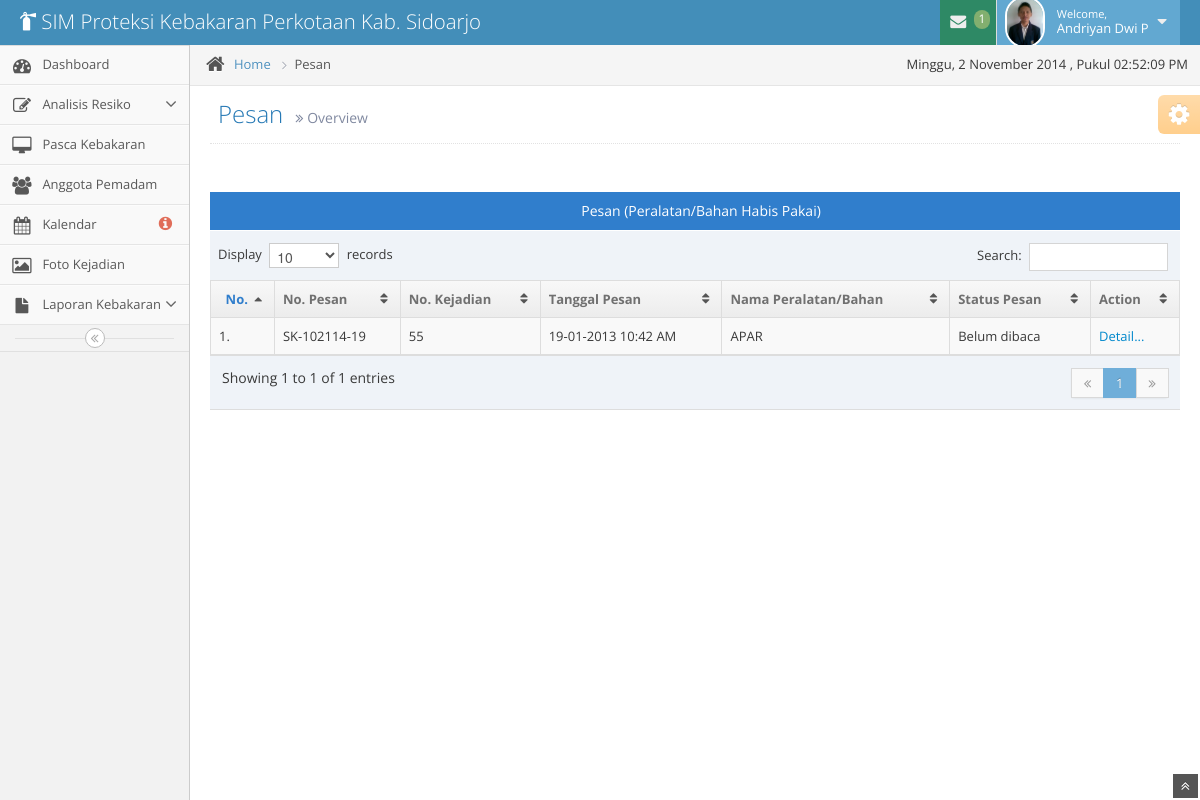
The app's page /pesan/index.php (signed in), older data.
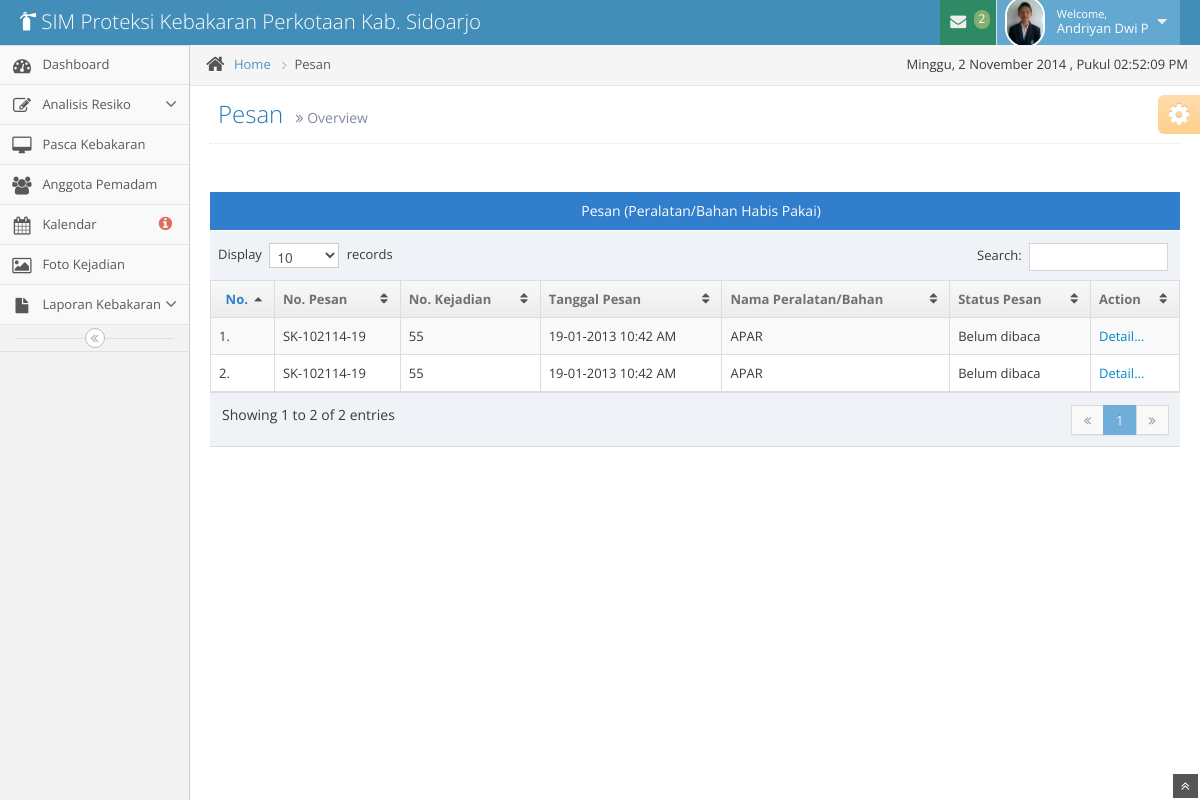
The same page, newer data.
### tables this page shows
CREATE TABLE IF NOT EXISTS `pegawai` (
  `pegawai_nip` int(20) NOT NULL,
  `id_level_user` int(11) NOT NULL,
  `pegawai_nama` varchar(50) NOT NULL,
  `pegawai_tempat` varchar(50) NOT NULL,
  `pegawai_tanggal` date NOT NULL,
  `pegawai_kelamin` varchar(20) NOT NULL,
  `pegawai_alamat` varchar(50) NOT NULL,
  `pegawai_no_telp` varchar(20) NOT NULL,
  `jabatan_id` int(2) NOT NULL,
  `pegawai_email` varchar(50) NOT NULL,
  `pegawai_password` varchar(200) NOT NULL,
  `pegawai_foto` varchar(255) NOT NULL,
  PRIMARY KEY (`pegawai_nip`),
  KEY `FK_jabatan` (`jabatan_id`),
  KEY `id_level_user` (`id_level_user`)
);

CREATE TABLE IF NOT EXISTS `pesan` (
  `id` int(11) NOT NULL AUTO_INCREMENT,
  `pesan_id` varchar(20) NOT NULL,
  `resiko_id` int(11) NOT NULL,
  `pesan_tgl_masuk` datetime NOT NULL,
  `pesan_tgl_keluar` datetime NOT NULL,
  `pesan_nama` varchar(100) NOT NULL,
  `pesan_jml` int(20) NOT NULL,
  `pesan_isi` text NOT NULL,
  `pesan_status` int(11) NOT NULL,
  `pegawai_nip` int(20) NOT NULL,
  `pesan_dari` int(11) NOT NULL,
  `pesan_untuk` int(11) NOT NULL,
  PRIMARY KEY (`id`),
  KEY `FK_resiko` (`resiko_id`),
  KEY `FK_pegawai` (`pegawai_nip`)
);

CREATE TABLE IF NOT EXISTS `resiko` (
  `resiko_id` int(11) NOT NULL AUTO_INCREMENT,
  `resiko_tanggal_start` datetime NOT NULL,
  `resiko_tanggal_end` datetime NOT NULL,
  `nama_pelapor` varchar(50) NOT NULL,
  `nomor_telp` varchar(12) NOT NULL,
  `alamat_pelapor` varchar(100) NOT NULL,
  `ID_BANGUNAN` int(11) NOT NULL,
  `DESA_ID` int(2) NOT NULL,
  `KECAMATAN_ID` int(2) NOT NULL,
  `ID_SUMBER` int(11) NOT NULL,
  `exposure` varchar(50) NOT NULL,
  `tepol` varchar(50) NOT NULL,
  `panjang` varchar(10) NOT NULL,
  `lebar` varchar(10) NOT NULL,
  `tinggi` varchar(10) NOT NULL,
  `pasokan_air_minimum` varchar(10) NOT NULL,
  `penerapan_air` varchar(10) NOT NULL,
  `pengangkutan_air` varchar(10) NOT NULL,
  `tipe_proteksi` enum('MPKP','MPKL','MPKBG') DEFAULT NULL,
  `resiko_status` enum('no','yes') NOT NULL,
  PRIMARY KEY (`resiko_id`),
  KEY `FK_kecamatan` (`KECAMATAN_ID`),
  KEY `FK_bangunan` (`ID_BANGUNAN`),
  KEY `FK_desa` (`DESA_ID`),
  KEY `FK_sumber_air` (`ID_SUMBER`)
);

### pesan/index.php (the view, shortened to what the changed rows need)
<?php
include '../template/header.php';
if ((isset($_SESSION['pegawai_nomor']) && isset($_SESSION['level'])) || (isset($_COOKIE['level']) && isset($_COOKIE['pegawai_nomor']))) {
    $sql = mysql_query("SELECT * FROM pegawai WHERE (pegawai_nip='" . $_SESSION['pegawai_nomor'] . "' AND id_level_user='".$_SESSION['level']."')
                        OR (pegawai_nip='" . $_COOKIE['pegawai_nomor'] . "' AND id_level_user='".$_COOKIE['level']."')") or die("Query : ".mysql_error());
if ($sql == false) {
        die(mysql_error());
        header('Location: ../login/login.php');
        exit();
    } else if (mysql_num_rows($sql)) {
        while ($row = mysql_fetch_assoc($sql)) {
            ?>
            <body>
                <div class="navbar">
                    <div class="navbar-inner">
                        <div class="container-fluid">
                            <a href="../beranda/index" class="brand">
                                <small>
                                    <i class="icon-fire-extinguisher"></i>
                                    SIM Proteksi Kebakaran Perkotaan Kab. Sidoarjo
                                </small>
                            </a>
                            <ul class="nav ace-nav pull-right">
                                <li class="green">
                                    <a data-toggle="dropdown" class="dropdown-toggle" href="#">
                                        <i class="icon-envelope icon-animated-vertical"></i>
                                        <?php
                                        $level = $row['id_level_user'];
                                        $jabatan = $row['jabatan_id'];
                                        $cek_pesan = mysql_query("SELECT * FROM pesan WHERE pesan_status = 0 AND pesan_untuk='$jabatan'") or die("Query : ".mysql_error());
                                        $jml_pesan = mysql_num_rows($cek_pesan);
                                        if($jml_pesan > 0){
                                            echo "<span class='badge badge-success'>$jml_pesan</span>";
                                        }else{
                                            echo "<span class='badge badge-success'>0</span>";
                                        }
                                        ?>
                                    </a>
                                </li>
                                <li class="light-blue">
                                    <a data-toggle="dropdown" href="#" class="dropdown-toggle">
                                        <img class="nav-user-photo" src="../assets/img/img-anggota/<?= $row['pegawai_foto']; ?>" alt="<?php echo $hasil['pegawai_nama']; ?>" />
                                        <span class="user-info">
                                            <small>Welcome,</small>
                                            <?php echo $row['pegawai_nama']; ?>
                                        </span>
                                        <i class="icon-caret-down"></i>
                                    </a>
                                </li>
                            </ul>
                        </div>
                    </div>
                </div>
            <div class="main-container container-fluid">
                <?php include '../template/sidebar.php'; ?>
                <div class="main-content">
                    <div class="breadcrumbs" id="breadcrumbs">
                        <ul class="breadcrumb">
                            <li>
                                <i class="icon-home home-icon"></i>
                                <a href="../beranda/index">Home</a>
                                <span class="divider">
                                    <i class="icon-angle-right arrow-icon"></i>
                                </span>
                            </li>
                            <li class="active">Pesan</li>
                        </ul>
                        <div class="pull-right">
                            , Pukul <span id="clock"></span>
                        </div>
                    </div>
                    <div class="page-content">
                        <div class="page-header position-relative">
                            <h1>
                                Pesan
                                <small>
                                    <i class="icon-double-angle-right"></i>
                                    Overview
                                </small>
                            </h1>
                        </div>
                        <div class="row-fluid">
                            <div class="span12">
                                <div class = "space-18"></div>
                                <div class = "table-header center">
                                    Pesan (Peralatan/Bahan Habis Pakai)
                                </div>
                                <table id = "pesan" class = "table table-striped table-bordered table-hover">
                                    <thead>
                                        <tr>
                                            <th class = "center">No.</th>
                                            <th>No. Pesan</th>
                                            <th>No. Kejadian</th>
                                            <th>Tanggal Pesan</th>
                                            <th>Nama Peralatan/Bahan</th>
                                            <th>Status Pesan</th>
                                            <th>Action</th>
                                        </tr>
                                    </thead>
                                    <tbody>
                                        <?php
                                        $query = mysql_query("SELECT * FROM resiko AS a INNER JOIN pesan AS b ON (a.resiko_id = b.resiko_id)
                                                            WHERE b.pesan_untuk = '$jabatan' GROUP BY b.id ORDER BY b.id ASC LIMIT 3") or die("Query : ".mysql_error());
                                        $no = 1;
                                        while ($data = mysql_fetch_array($query)) {
                                            ?>
                                            <tr>
                                                <td><?php echo '' . $no . '.'; ?></td>
                                                <td><?php echo $data['pesan_id']; ?></td>
                                                <td><?php echo $data['resiko_id']; ?></td>
                                                <td><?php echo date('d-m-Y H:i A',strtotime($data['resiko_tanggal_start'])); ?></td>
                                                <td><?php echo $data['pesan_nama']; ?></td>
                                                <?php
                                                    if($data['pesan_status'] == 0){
                                                        echo '<td>Belum dibaca</td>';
                                                    }else if($data['pesan_status'] == 1){
                                                        echo '<td>Sudah dibaca</td>';
                                                    }
                                                ?>
                                                <td>
                                                    <a href="detail?id=<?php echo $data['pesan_id'].'&no='.$data['id']; ?>">
                                                        Detail...
                                                    </a>
                                                </td>
                                            </tr>
                                            <?php
                                            $no++;
                                        }
                                        ?>
                                    </tbody>
                                </table>
                            </div>
                        </div>
                    </div>
                    <?php
                }
            }
        }
        ?>
    </div>
</div>
</body>
</html>

### template/sidebar.php (shortened to what the changed rows need)
<?php
    if($level == '1'){
?>
<div class="sidebar" id="sidebar">
    <ul class="nav nav-list">
        <li>
            <a href="../beranda/index">
                <i class="icon-dashboard"></i>
                <span class="menu-text"> Dashboard </span>
            </a>
        </li>
        <li>
            <a href="" class="dropdown-toggle">
                <i class="icon-edit"></i>
                <span class="menu-text"> Analisis Resiko </span>
                <b class="arrow icon-angle-down"></b>
            </a>
        </li>
        <li>
            <a href="../pasca/pasca" class="dropdown-toggle">
                <i class="icon-desktop"></i>
                <span class="menu-text"> Pasca Kebakaran </span>
            </a>
        </li>
        <li>
            <a href="../anggota/list">
                <i class="icon-group"></i>
                <span class="menu-text"> Anggota Pemadam </span>
            </a>
        </li>
        <li>
            <a href="../kalendar/kalendar">
                <i class="icon-calendar"></i>
                <?php
                    $thn = date('Y');
                    $bln = date('m');
                    $cek = mysql_query("SELECT * FROM resiko WHERE resiko_tanggal_start BETWEEN '$thn-$bln-01' AND '$thn-$bln-31'") or die("Query : ".mysql_error());
                    $jml = mysql_num_rows($cek);
                ?>
                <span class="menu-text">
                    Kalendar
                    <?php if($jml>0){ ?>
                    <span class="badge badge-transparent tooltip-error" title="<?php echo $jml; ?>&nbsp;Important&nbsp;Events">
                        <i class="icon-info-sign red bigger-130"></i>
                    </span>
                    <?php }else{ ?>
                    <span class="badge badge-transparent tooltip-error" title="0&nbsp;Important&nbsp;Events">
                        <i class="icon-info-sign red bigger-130"></i>
                    </span>
                    <?php } ?>
                </span>
            </a>
        </li>
        <li>
            <a href="../gallery/">
                <i class="icon-picture"></i>
                <span class="menu-text"> Foto Kejadian </span>
            </a>
        </li>
        <li>
            <a href="#" class="dropdown-toggle">
                <i class="icon-file"></i>
                <span class="menu-text">
                    Laporan Kebakaran
                </span>
                <b class="arrow icon-angle-down"></b>
            </a>
        </li>
    </ul>
    <div class="sidebar-collapse" id="sidebar-collapse">
        <i class="icon-double-angle-left"></i>
    </div>
</div>
<?php
}else if($level == '2' || $level = '3'){
?>
<div class="sidebar" id="sidebar">
    <div class="sidebar-shortcuts" id="sidebar-shortcuts">
        <div class="sidebar-shortcuts-mini" id="sidebar-shortcuts-mini">
            <span class="btn btn-success"></span>
            <span class="btn btn-info"></span>
            <span class="btn btn-warning"></span>
            <span class="btn btn-danger"></span>
        </div>
    </div>
    <ul class="nav nav-list">
        <li>
            <a href="../beranda/index">
                <i class="icon-dashboard"></i>
                <span class="menu-text"> Dashboard </span>
            </a>
        </li>
        <li>
            <a href="../pasca/pasca" class="dropdown-toggle">
                <i class="icon-desktop"></i>
                <span class="menu-text"> Pasca Kebakaran </span>
            </a>
        </li>
        <li>
            <a href="../anggota/list">
                <i class="icon-group"></i>
                <span class="menu-text"> Anggota Pemadam </span>
            </a>
        </li>
        <li>
            <a href="../kalendar/kalendar">
                <i class="icon-calendar"></i>
                <?php
                    $thn = date('Y');
                    $bln = date('m');
                    $cek = mysql_query("SELECT * FROM resiko WHERE resiko_tanggal_start BETWEEN '$thn-$bln-01' AND '$thn-$bln-31'") or die("Query : ".mysql_error());
                    $jml = mysql_num_rows($cek);
                ?>
                <span class="menu-text">
                    Kalendar
                    <?php if($jml>0){ ?>
                    <span class="badge badge-transparent tooltip-error" title="<?php echo $jml; ?>&nbsp;Important&nbsp;Events">
                        <i class="icon-info-sign red bigger-130"></i>
                    </span>
                    <?php }else{ ?>
                    <span class="badge badge-transparent tooltip-error" title="0&nbsp;Important&nbsp;Events">
                        <i class="icon-info-sign red bigger-130"></i>
                    </span>
                    <?php } ?>
                </span>
            </a>
        </li>
        <li>
            <a href="../gallery/">
                <i class="icon-picture"></i>
                <span class="menu-text"> Foto Kejadian </span>
            </a>
        </li>
        <li>
            <a href="#" class="dropdown-toggle">
                <i class="icon-file"></i>
                <span class="menu-text">
                    Laporan Kebakaran
                </span>
                <b class="arrow icon-angle-down"></b>
            </a>
            <ul class="submenu">
                <li>
                    <a href="../laporan/">
                        <i class="icon-double-angle-right"></i>
                        Laporan Kebakaran
                    </a>
                </li>
                <li>
                    <a href="../grafik/">
                        <i class="icon-double-angle-right"></i>
                        Grafik Kebakaran
                    </a>
                </li>
            </ul>
        </li>
    </ul>
    <div class="sidebar-collapse" id="sidebar-collapse">
        <i class="icon-double-angle-left"></i>
    </div>
</div>
<?php
}
?>

Row changes from the older to the newer data that the page shows:
computed for pegawai "Andriyan Dwi P": jml_pesan "1" → "2"
added pesan: pesan "SK-102114-19", resiko "55", resiko.resiko_tanggal_start "19-01-2013 10:42 AM", pesan_nama "APAR", pesan_status "Belum dibaca"
Text that changed along with them:
text written by a page script: "Display records Search: Showing 1 to 1 of 1 entries 1" → "Display records Search: Showing 1 to 2 of 2 entries 1"
